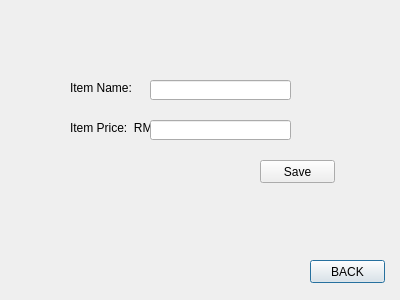
<?xml version="1.0" encoding="UTF-8"?>
<ui version="4.0">
 <class>InsertPrice</class>
 <widget class="QDialog" name="InsertPrice">
  <property name="geometry">
   <rect>
    <x>0</x>
    <y>0</y>
    <width>400</width>
    <height>300</height>
   </rect>
  </property>
  <property name="windowTitle">
   <string>Insert Price</string>
  </property>
  <property name="modal">
   <bool>true</bool>
  </property>
  <widget class="QLabel" name="label">
   <property name="geometry">
    <rect>
     <x>70</x>
     <y>80</y>
     <width>61</width>
     <height>16</height>
    </rect>
   </property>
   <property name="text">
    <string>Item Name:</string>
   </property>
  </widget>
  <widget class="QLabel" name="label_2">
   <property name="geometry">
    <rect>
     <x>70</x>
     <y>120</y>
     <width>81</width>
     <height>16</height>
    </rect>
   </property>
   <property name="text">
    <string>Item Price:  RM</string>
   </property>
  </widget>
  <widget class="QLineEdit" name="itemName">
   <property name="geometry">
    <rect>
     <x>150</x>
     <y>80</y>
     <width>141</width>
     <height>20</height>
    </rect>
   </property>
  </widget>
  <widget class="QLineEdit" name="itemPrice">
   <property name="geometry">
    <rect>
     <x>150</x>
     <y>120</y>
     <width>141</width>
     <height>20</height>
    </rect>
   </property>
  </widget>
  <widget class="QPushButton" name="backButton">
   <property name="geometry">
    <rect>
     <x>310</x>
     <y>260</y>
     <width>75</width>
     <height>23</height>
    </rect>
   </property>
   <property name="text">
    <string>BACK</string>
   </property>
  </widget>
  <widget class="QPushButton" name="savepriceButton">
   <property name="geometry">
    <rect>
     <x>260</x>
     <y>160</y>
     <width>75</width>
     <height>23</height>
    </rect>
   </property>
   <property name="text">
    <string>Save</string>
   </property>
  </widget>
 </widget>
 <resources/>
 <connections/>
</ui>
